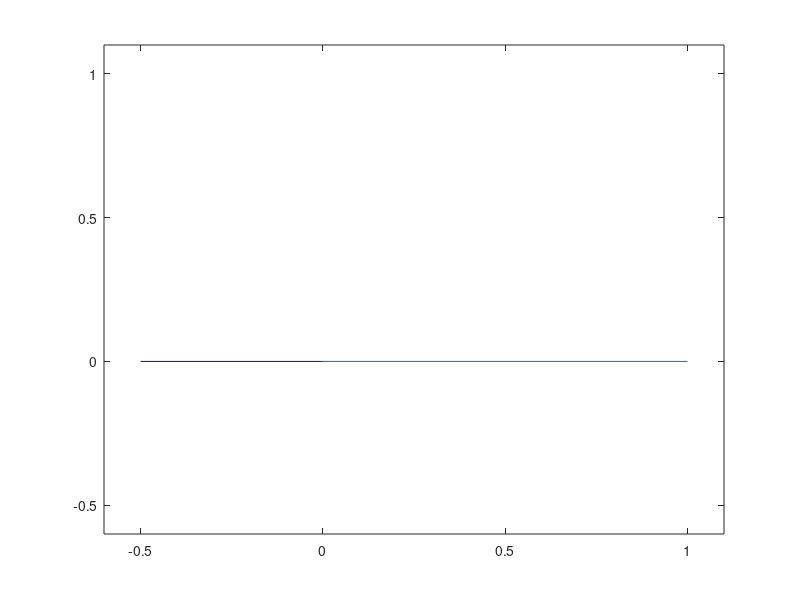

Source code (MATLAB):
x = [linspace(0, pi/2, 100) linspace(pi/2, 0, 100)];

figure;
pause(3)
for i = 1:length(x)
    plot([0 cos(x(i))], [0 sin(x(i))], [0 -0.5*cos(x(i))], [0 0], 'b', [0 0], [0 -0.5*sin(x(i))], 'r')
    
    axis([-0.6 1.1 -0.6 1.1]) % x0 x1 y0 y1
    drawnow
end